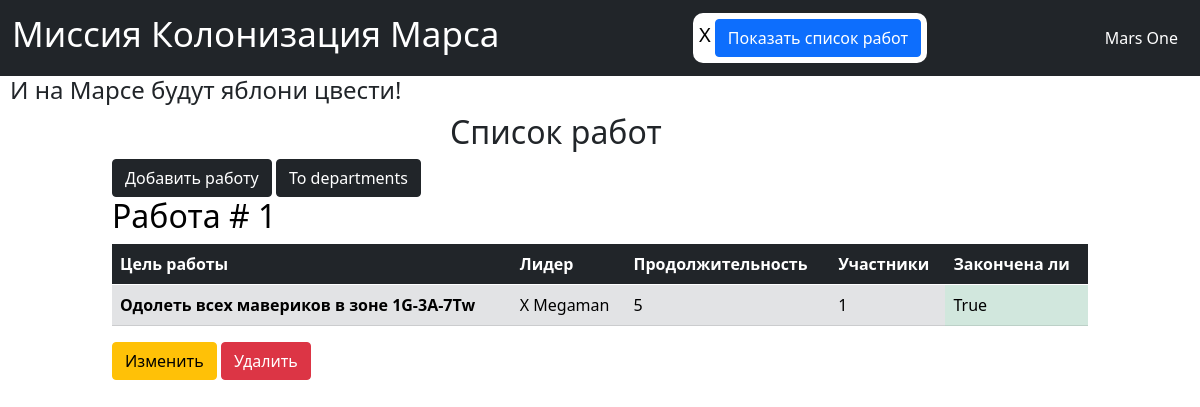
/get_jobs (signed in), run on the app's committed database.
### data/users.py (models this page shows, shortened)
class User(SqlAlchemyBase, UserMixin):
    __tablename__ = 'users'
    id = sqlalchemy.Column(sqlalchemy.Integer, primary_key=True, autoincrement=True)
    surname = sqlalchemy.Column(sqlalchemy.String, nullable=True)
    name = sqlalchemy.Column(sqlalchemy.String, nullable=True)
    age = sqlalchemy.Column(sqlalchemy.Integer, nullable=True)
    position = sqlalchemy.Column(sqlalchemy.String, nullable=True)
    speciality = sqlalchemy.Column(sqlalchemy.String, nullable=True)
    email = sqlalchemy.Column(sqlalchemy.String, index=True, unique=True, nullable=True)
    hashed_password = sqlalchemy.Column(sqlalchemy.String, nullable=True)
    modified_date = sqlalchemy.Column(sqlalchemy.DateTime, default=datetime.datetime.now)
    orm.relation('Jobs', back_populates='user')
    orm.relation('Department', back_populates='user')

### data/jobs.py (models this page shows)
class Jobs(SqlAlchemyBase):
    __tablename__ = 'jobs'
    id = sqlalchemy.Column(sqlalchemy.Integer, primary_key=True, autoincrement=True)
    job = sqlalchemy.Column(sqlalchemy.String, nullable=True)
    work_size = sqlalchemy.Column(sqlalchemy.Integer, nullable=True, default=0)
    collaborators = sqlalchemy.Column(sqlalchemy.String, nullable=True)
    start_date = sqlalchemy.Column(sqlalchemy.DateTime, default=datetime.datetime.now)
    end_start = sqlalchemy.Column(sqlalchemy.DateTime, default=datetime.datetime.now)
    is_finished = sqlalchemy.Column(sqlalchemy.Boolean, default=True)
    team_leader = sqlalchemy.Column(sqlalchemy.Integer, sqlalchemy.ForeignKey('users.id'))
    user = orm.relation('User')

### main.py (the view)
@app.route('/get_jobs')
def get_jobs():
    if not current_user.is_authenticated:
        return redirect('/')
    db_sess = db_session.create_session()
    jobs = db_sess.query(Jobs).all()
    users = [f'{i.name} {i.surname}' for i in db_sess.query(User).all()]
    return render_template('Список работ.html', jobs=jobs, users=users, title='Список работ')

### data/db_session.py (called while the page is built)
def create_session() -> Session:
    global __factory
    return __factory()

### main.py (called while the page is built)
@login_manager.user_loader
def load_user(user_id):
    db_sess = db_session.create_session()
    return db_sess.query(User).get(user_id)

### templates/Список работ.html
{% extends "base.html" %}
{% block content %}
<div class="container" style="width: 1000px">
    <h2 style="width: 300px; margin-left: auto; margin-right: auto">Список работ</h2>
    <button type="button" class="btn btn-dark"><a href="http://127.0.0.1:5000/add_job"
                                                  style="color: white; text-decoration: none">Добавить работу</a>
    </button>
    <button type="button" class="btn btn-dark">
        <a href="http://127.0.0.1:5000/get_departments" style="color: white; text-decoration: none">
            To departments
        </a>
    </button>
    <br>
    {% for job in jobs %}
    <table class="table">
        <h2 style="color: black">Работа # {{job.id}}</h2>
        <thead>
        <tr class="table-dark">
            <th scope="col">Цель работы</th>
            <th scope="col">Лидер</th>
            <th scope="col">Продолжительность</th>
            <th scope="col">Участники</th>
            <th scope="col">Закончена ли</th>
        </tr>
        </thead>
        <tbody>
        <tr class="table-secondary">
            <th scope="row">{{job.job}}</th>
            <td>{{ users[job.team_leader - 1] }}</td>
            <td>{{job.work_size}}</td>
            <td>{{job.collaborators}}</td>
            {% if job.is_finished %}
            <td class="table-success">{{job.is_finished}}</td>
            {% else %}
            <td class="table-danger">{{job.is_finished}}</td>
            {% endif %}
        </tr>
        </tbody>
    </table>
    {% if (current_user.is_authenticated and current_user == job.user) or current_user.id == 1 %}
    <div>
        <a href="/edit_job/{{ job.id }}" class="btn btn-warning">
            Изменить
        </a>
        <a href="/jobs_delete/{{ job.id }}" class="btn btn-danger">
            Удалить
        </a>
    </div>
    {% endif %}
    {% endfor %}
</div>
<br>
{% endblock %}

### templates/base.html (shortened to what this page needs)
<!DOCTYPE html>
<html lang="en">
<head>
    <link href="https://cdn.jsdelivr.net/npm/bootstrap@5.0.0-beta2/dist/css/bootstrap.min.css" rel="stylesheet"
>
</head>
<body>
<nav class="navbar navbar-dark bg-dark">
    <div class="container-fluid">
        <a href="http://127.0.0.1:5000/" style="text-decoration: none"><h1 class="navbar-brand" style="font-size: 35px">
            Миссия Колонизация Марса</h1></a>
        <div style="background-color: white; border-radius: 10px; max-width: 900px; height: 50px; padding: 6px">
            {% if current_user.is_authenticated %}
            <a href="/logout" style="color: black; text-decoration: none; font-size: 20px">{{ current_user.name }}</a>
            <button type="button" class="btn btn-primary" style="">
                <a href="http://127.0.0.1:5000/get_jobs" style="color: white; text-decoration: none;">
                    Показать список работ</a>
            </button>
            {% endif %}
        </div>
        <div class="navbar-text" style="color: white; padding-right: 10px">
            <a href="http://127.0.0.1:5000" style="text-decoration: none;">Mars One</a>
        </div>
    </div>
</nav>
<h4 class="apple_tree_h4" style="padding-left: 10px">И на Марсе будут яблони цвести!</h4>
{% block content %}{% endblock %}
</body>
</html>

### data on the page
User: name "X"
Jobs: id "1", job "Одолеть всех мавериков в зоне 1G-3A-7Tw", team_leader "X Megaman", work_size "5", collaborators "1", is_finished "True"
